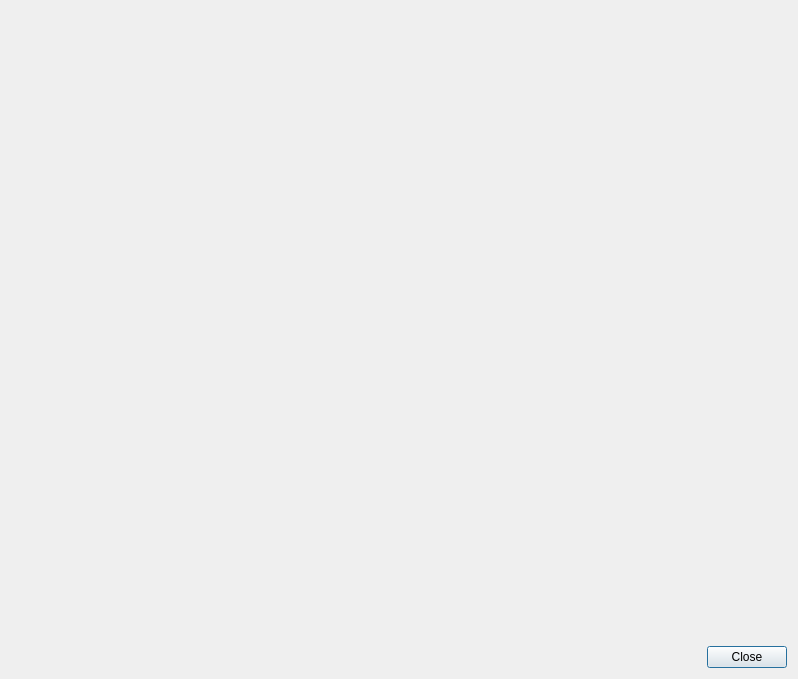
<?xml version="1.0" encoding="UTF-8"?>
<ui version="4.0">
 <class>ControlDialog</class>
 <widget class="QDialog" name="ControlDialog">
  <property name="geometry">
   <rect>
    <x>0</x>
    <y>0</y>
    <width>798</width>
    <height>679</height>
   </rect>
  </property>
  <property name="windowTitle">
   <string>Video Control Panel</string>
  </property>
  <property name="windowIcon">
   <iconset resource="images.qrc">
    <normaloff>:/Images/File Video Clip.png</normaloff>:/Images/File Video Clip.png</iconset>
  </property>
  <layout class="QVBoxLayout" name="verticalLayout">
   <item>
    <layout class="QGridLayout" name="theGrid">
     <item row="0" column="0">
      <spacer name="verticalSpacer">
       <property name="orientation">
        <enum>Qt::Vertical</enum>
       </property>
       <property name="sizeHint" stdset="0">
        <size>
         <width>20</width>
         <height>40</height>
        </size>
       </property>
      </spacer>
     </item>
    </layout>
   </item>
   <item>
    <layout class="QHBoxLayout" name="buttonBar">
     <item>
      <spacer name="horizontalSpacer">
       <property name="orientation">
        <enum>Qt::Horizontal</enum>
       </property>
       <property name="sizeHint" stdset="0">
        <size>
         <width>40</width>
         <height>20</height>
        </size>
       </property>
      </spacer>
     </item>
     <item>
      <widget class="QPushButton" name="btnClose">
       <property name="text">
        <string>Close</string>
       </property>
      </widget>
     </item>
    </layout>
   </item>
  </layout>
 </widget>
 <resources>
  <include location="images.qrc"/>
 </resources>
 <connections>
  <connection>
   <sender>btnClose</sender>
   <signal>clicked()</signal>
   <receiver>ControlDialog</receiver>
   <slot>accept()</slot>
   <hints>
    <hint type="sourcelabel">
     <x>340</x>
     <y>449</y>
    </hint>
    <hint type="destinationlabel">
     <x>373</x>
     <y>451</y>
    </hint>
   </hints>
  </connection>
 </connections>
</ui>
